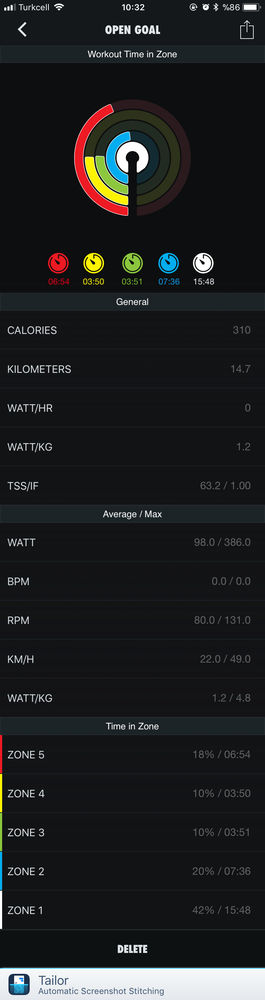
#> input picture session/Session_2018_12_20.PNG, 265 x 1000 px, shrunk from 750 x 2827 before the run; its folder holds 4 pictures in this run
$ python crop_session_images.py
#> lines starting #> are read from the running program, lines starting #| are printed output that depends on the picture
# !/usr/bin/env python
# title           : crop_session_images.py
# description     : Crops png images in target folder to prepare for contrast adjustment
# author          : Berat Onur Ersen (onurersen@gmail.com)
# date            : 20190218
# version         : 1.0
# usage           : python crop_session_images.py <folder_path>
# notes           :
# python_version  : 3.6.5
# ==============================================================================
from PIL import Image
import os
import sys
import shutil
import traceback


def main():
    try:

        try:
            os.makedirs("../cropped")
        except FileExistsError:
            print("cropped directory already exists, emptying...")
            shutil.rmtree("../cropped", ignore_errors=True)
            os.makedirs("../cropped")
        # takes session folder path as argument
        if len(sys.argv) == 1:
            folder = "../session"
        else:
            folder = sys.argv[1]

        files = [i for i in os.listdir(folder) if i.lower().endswith("png")]
        # iterate over files and crop to appropriate image size
        for file in files:
            existing_image_path = os.path.join(folder, file)
            new_image_path = os.path.join("../cropped",
                                          os.path.splitext(file)[0] + os.path.splitext(file)[1])
            img = Image.open(existing_image_path)
#> img is the input picture: PIL image 265x1000 RGBA; mean R, G, B, A 30.9, 32.4, 33.2, 254.9
            (width, height) = img.size
#> width = 265; height = 1000
            area = (0, height / 4 + height / 15, width, height - (height / 20))
#> area = (0, 316.7, 265, 950)
            img = img.crop(area)
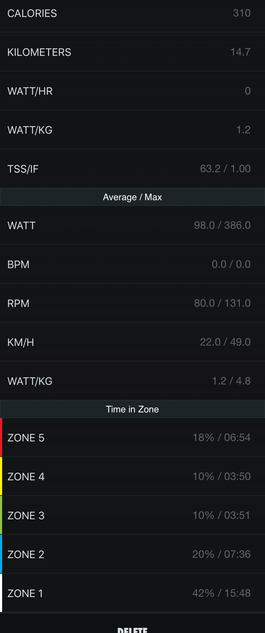
#> img: PIL image 265x633 RGBA; mean R, G, B, A 22, 23.6, 25.4, 255
            img.save(new_image_path)
            print(existing_image_path + " cropped.")
#> pass 2 of the loop in main, `for file in files:`:
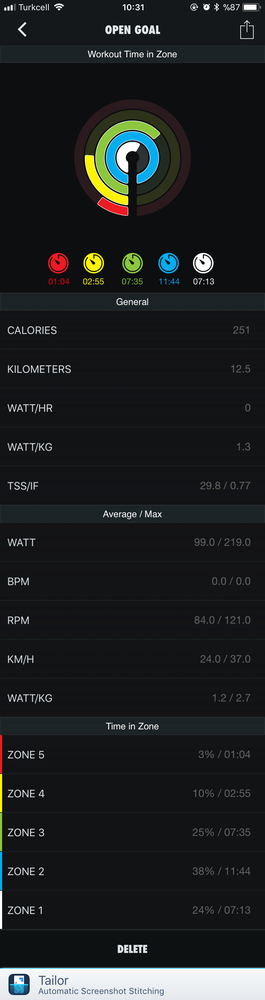
#> input picture session/Session_2018_12_26.PNG, 265 x 1000 px, shrunk from 750 x 2827 before the run
#> in main, img is the input picture: PIL image 265x1000 RGBA; mean R, G, B, A 30.3, 32.9, 33.5, 254.9
#> in main, `img = img.crop(area)`:
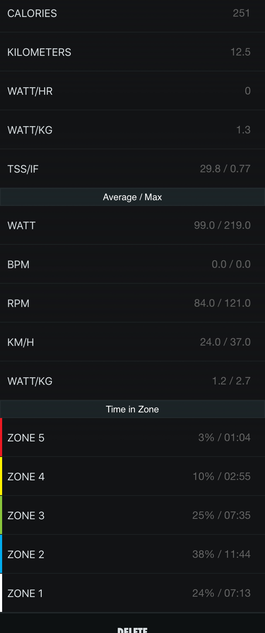
#> img: PIL image 265x633 RGBA; mean R, G, B, A 21.9, 23.5, 25.4, 255
#> pass 3 of the loop in main, `for file in files:`:
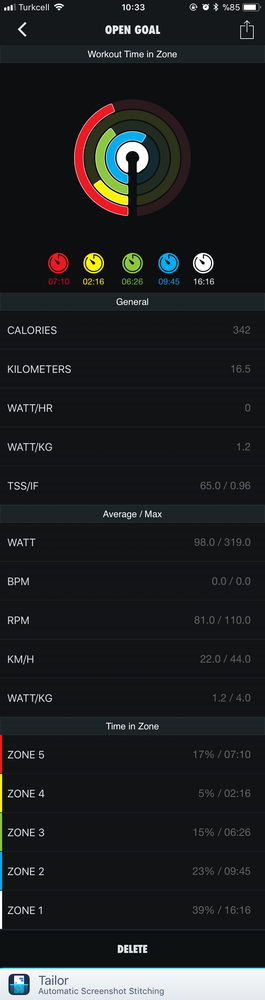
#> input picture session/Session_2018_12_28.PNG, 265 x 1000 px, shrunk from 750 x 2827 before the run
#> in main, img is the input picture: PIL image 265x1000 RGBA; mean R, G, B, A 30.8, 32.5, 33.3, 254.9
#> in main, `img = img.crop(area)`:
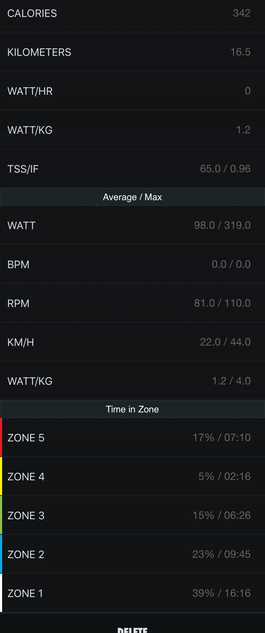
#> img: PIL image 265x633 RGBA; mean R, G, B, A 21.9, 23.5, 25.4, 255
#> the loop made 4 passes; the first 3 are shown
    except IOError:
        traceback.print_exc()


if __name__ == '__main__':
    main()
